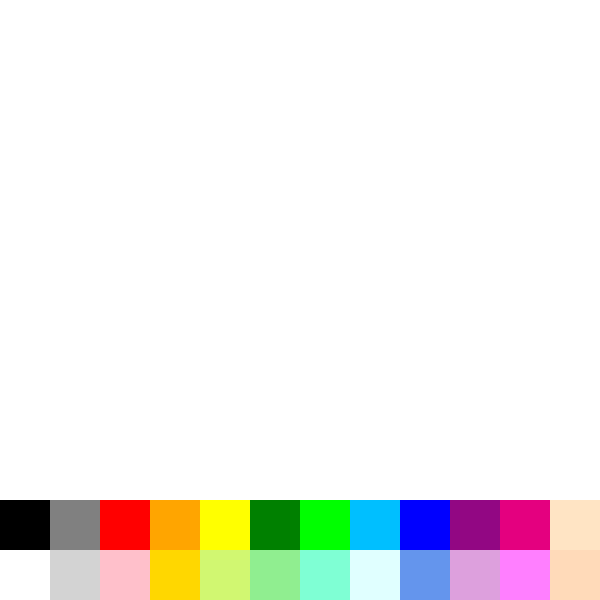
Frame 1 (no input)
Frame 60 (the mouse pressed at the canvas centre just before this capture): identical to frame 1, image omitted
Frame 120 (the mouse held since frame 60 and released just before this capture): identical to frame 1, image omitted

The Processing sketch that drew this single still picture (run headless with seeded random() and noise(); from frame 60 on, the mouse is pressed at the canvas centre):

// Processing sketch: processing_122598
// ── processing_122598.pde

int eSize;
int r,g,b,a;

void setup() {
  size(600, 600);
  eSize = 5;
  smooth();
  frameRate(60);
  background(255);
  r=0;
  g=0;
  b=0;
  a=255;
  
  //palette
  noStroke();
  fill(0);//black
  rect(0,500,50,50);
  fill(128,128,128);//darkgray
  rect(50,500,50,50);
  fill(255,0,0);//red
  rect(100,500,50,50);
  fill(255,165,0);//orange
  rect(150,500,50,50);
  fill(255,255,0);//yellow
  rect(200,500,50,50);
  fill(0,128,0);//light green
  rect(250,500,50,50);
  fill(0,255,0);//green
  rect(300,500,50,50);
  fill(0,191,255);//deep sky blue
  rect(350,500,50,50);
  fill(0,0,255);//blue
  rect(400,500,50,50);
  fill(146,7,131);//purple
  rect(450,500,50,50);
  fill(228,0,127);//magenta
  rect(500,500,50,50);
  fill(255,228,196);//bisque
  rect(550,500,50,50);
  
  //pallette2
  fill(255);//white
  rect(0,550,50,50);
  fill(211,211,211);//ligth gray
  rect(50,550,50,50);
  fill(255,192,203);//pink
  rect(100,550,50,50);
  fill(255,215,0);//gold
  rect(150,550,50,50);
  fill(209,247,113);//yellow green
  rect(200,550,50,50);
  fill(144,238,144);//light green
  rect(250,550,50,50);
  fill(127,255,212);//green
  rect(300,550,50,50);
  fill(224,255,255);//lightcyan
  rect(350,550,50,50);
  fill(100,149,237);//cornflowerblue
  rect(400,550,50,50);
  fill(221,160,221);//plum
  rect(450,550,50,50);
  fill(255,127,255);//light magenta
  rect(500,550,50,50);
  fill(255,218,185);//peachpuff
  rect(550,550,50,50);
  
  fill(r,g,b,a);
}

void draw() {
  //ellipse(mouseX, mouseY, 10, 10);
}

void mouseMoved(){
 // switch(key){
   // case'm':
     //fill(random(155)+100, random(155)+100,random(155)+100,20);
      //if(mouseY<500-150/2){
        //ellipse(mouseX, mouseY, 150,150);
     // }
    
    //case's':{
     //fill(r,g,b,a);
    //}
  //}
}

void mouseDragged(){
  if(mouseY<500-eSize/2){
  fill(r,g,b,a);
  ellipse(mouseX, mouseY,eSize,eSize);
  }
}

void mousePressed(){
  //pallette
  if(mouseX>=0 && mouseX<50 && mouseY<=500 && mouseY<550 ){
    r=0;
    g=0;
    b=0;
  }
    if(mouseX>=50 && mouseX<100 && mouseY>=500 && mouseY<550 ){
    r=128;
    g=128;
    b=128;
  }
    if(mouseX>=100 && mouseX<150 && mouseY>=500 && mouseY<550 ){
    r=255;
    g=0;
    b=0;
  }
    if(mouseX>=150 && mouseX<200 && mouseY>=500 && mouseY<550 ){
    r=255;
    g=165;
    b=0;
  }
    if(mouseX>=200 && mouseX<250 && mouseY>=500 && mouseY<550 ){
    r=225;
    g=255;
    b=0;
  }
    if(mouseX>=250 && mouseX<300 && mouseY>=500 && mouseY<550 ){
    r=0;
    g=128;
    b=0;
  }
    if(mouseX>=300 && mouseX<350 && mouseY>=500 && mouseY>550 ){
    r=0;
    g=255;
    b=0;
  }
    if(mouseX>=350 && mouseX<400 && mouseY>=500 && mouseY<550 ){
    r=0;
    g=191;
    b=225;
  }
    if(mouseX>=400 && mouseX<450 && mouseY>=500 && mouseY<550 ){
    r=0;
    g=0;
    b=255;
  }
    if(mouseX>=450 && mouseX<500 && mouseY>=500 && mouseY<550 ){
    r=146;
    g=7;
    b=131;
  }
    if(mouseX>=500 && mouseX<550 && mouseY>=500 && mouseY<550 ){
    r=228;
    g=0;
    b=127;
  }
    if(mouseX>=550 && mouseX<600 && mouseY>=500 && mouseY<550 ){
    r=255;
    g=228;
    b=196;
  }
  //pallette2
    if(0<=mouseX && mouseX<50 && 550<=mouseY && mouseY<600 ){
    r=255;
    g=255;
    b=255;
  }
    if(50<=mouseX && mouseX<100 && 550<=mouseY && mouseY<600 ){
    r=211;
    g=211;
    b=211;
  }
    if(100<=mouseX && mouseX<150 && 550<=mouseY && mouseY<600 ){
    r=255;
    g=192;
    b=203;
  }
    if(150<=mouseX && mouseX<200 && 550<=mouseY && mouseY<600 ){
    r=255;
    g=215;
    b=0;
  }
    if(200<=mouseX && mouseX<250 && 550<=mouseY && mouseY<600 ){
    r=209;
    g=247;
    b=113;
  }
    if(250<=mouseX && mouseX<300 && 550<=mouseY && mouseY<600 ){
    r=144;
    g=238;
    b=144;
  }
    if(300<=mouseX && mouseX<350 && 550<=mouseY && mouseY<600 ){
    r=127;
    g=255;
    b=212;
  }
    if(350<=mouseX && mouseX<400 && 550<=mouseY && mouseY<600 ){
    r=224;
    g=255;
    b=255;
  }
    if(400<=mouseX && mouseX<450 && 550<=mouseY && mouseY<600 ){
    r=100;
    g=149;
    b=237;
  }
    if(450<=mouseX && mouseX<500 && 550<=mouseY && mouseY<600 ){
    r=221;
    g=160;
    b=221;
  }
    if(500<=mouseX && mouseX<550 && 550<=mouseY && mouseY<600 ){
    r=255;
    g=127;
    b=255;
  }
    if(550<=mouseX && mouseX<600 && 550<=mouseY && mouseY<600 ){
    r=255;
    g=218;
    b=185;
  }
  fill(r,g,b,a); 
}
    
  

void keyPressed(){
  switch(key){
    //clean
    case'c':
      fill(255);
      rect(0,0,600,500);
      fill(r,g,b,a);
      break;
    //size
    case'+':
      eSize += 5;
      println(eSize);
      break;
    case'-':
      eSize -= 5;
      println(eSize);
      break;
    //color
    case'7':
      r += 50;
      g += 50;
      b += 50;
      fill(r,g,b,a);
      break;
    case'9':
      r -= 50;
      g -= 50;
      b -= 50;
      fill(r,g,b,a);
      break; 
    //alpha
    case'4':
      a += 50;
      fill(r,g,b,a);
      break;
    case'6':
      a -= 50;
      fill(r,g,b,a);
      break; 
  } 
  //size
  if(eSize < 0){
    eSize = 5;
  }
  if(eSize > 200){
    eSize = 200;
  }
  //color
  if(r<0){
    r=0;
  }
  if(g<0){
    g=0;
  }
  if(b<0){
    b=0;
  }
  if(r>255){
    r=255;
  }
  if(g>255){
    g=255;
  }
  if(b>255){
    b=255;
  }
  //alpha
  if(a<0){
    a=0;
  }
  if(a>255){
    a=255;
  }
  
    
}
